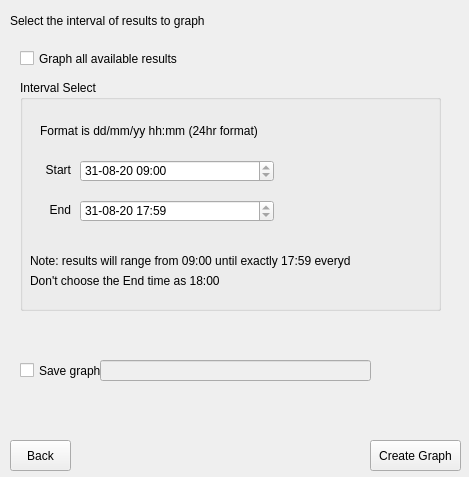
<?xml version="1.0" encoding="UTF-8"?>
<ui version="4.0">
 <class>MainWindow</class>
 <widget class="QMainWindow" name="MainWindow">
  <property name="geometry">
   <rect>
    <x>0</x>
    <y>0</y>
    <width>469</width>
    <height>477</height>
   </rect>
  </property>
  <property name="windowTitle">
   <string>Choose Time Interval</string>
  </property>
  <widget class="QWidget" name="centralwidget">
   <widget class="QPushButton" name="createGraphButton">
    <property name="geometry">
     <rect>
      <x>370</x>
      <y>440</y>
      <width>91</width>
      <height>31</height>
     </rect>
    </property>
    <property name="cursor">
     <cursorShape>PointingHandCursor</cursorShape>
    </property>
    <property name="text">
     <string>Create Graph</string>
    </property>
   </widget>
   <widget class="QLabel" name="label">
    <property name="geometry">
     <rect>
      <x>10</x>
      <y>10</y>
      <width>401</width>
      <height>21</height>
     </rect>
    </property>
    <property name="text">
     <string>Select the interval of results to graph</string>
    </property>
   </widget>
   <widget class="QPushButton" name="backButton">
    <property name="geometry">
     <rect>
      <x>10</x>
      <y>440</y>
      <width>61</width>
      <height>31</height>
     </rect>
    </property>
    <property name="cursor">
     <cursorShape>PointingHandCursor</cursorShape>
    </property>
    <property name="text">
     <string>Back</string>
    </property>
   </widget>
   <widget class="QCheckBox" name="graphAllCheckBox">
    <property name="geometry">
     <rect>
      <x>20</x>
      <y>50</y>
      <width>221</width>
      <height>17</height>
     </rect>
    </property>
    <property name="text">
     <string>Graph all available results</string>
    </property>
   </widget>
   <widget class="QCheckBox" name="saveGraphCheckBox">
    <property name="geometry">
     <rect>
      <x>20</x>
      <y>360</y>
      <width>81</width>
      <height>21</height>
     </rect>
    </property>
    <property name="text">
     <string>Save graph</string>
    </property>
   </widget>
   <widget class="QLineEdit" name="filenameLineEdit">
    <property name="enabled">
     <bool>false</bool>
    </property>
    <property name="geometry">
     <rect>
      <x>100</x>
      <y>360</y>
      <width>271</width>
      <height>21</height>
     </rect>
    </property>
    <property name="placeholderText">
     <string/>
    </property>
   </widget>
   <widget class="QGroupBox" name="groupBox">
    <property name="geometry">
     <rect>
      <x>20</x>
      <y>80</y>
      <width>421</width>
      <height>231</height>
     </rect>
    </property>
    <property name="title">
     <string>Interval Select</string>
    </property>
    <widget class="QLabel" name="label_4">
     <property name="geometry">
      <rect>
       <x>20</x>
       <y>40</y>
       <width>241</width>
       <height>21</height>
      </rect>
     </property>
     <property name="text">
      <string>Format is dd/mm/yy hh:mm (24hr format)</string>
     </property>
    </widget>
    <widget class="QDateTimeEdit" name="startDate">
     <property name="geometry">
      <rect>
       <x>60</x>
       <y>80</y>
       <width>194</width>
       <height>22</height>
      </rect>
     </property>
     <property name="dateTime">
      <datetime>
       <hour>9</hour>
       <minute>0</minute>
       <second>0</second>
       <year>2020</year>
       <month>8</month>
       <day>31</day>
      </datetime>
     </property>
     <property name="minimumDate">
      <date>
       <year>2020</year>
       <month>8</month>
       <day>31</day>
      </date>
     </property>
     <property name="maximumTime">
      <time>
       <hour>17</hour>
       <minute>59</minute>
       <second>0</second>
      </time>
     </property>
     <property name="minimumTime">
      <time>
       <hour>9</hour>
       <minute>0</minute>
       <second>0</second>
      </time>
     </property>
     <property name="currentSection">
      <enum>QDateTimeEdit::HourSection</enum>
     </property>
     <property name="displayFormat">
      <string>dd-MM-yy HH:mm</string>
     </property>
     <property name="calendarPopup">
      <bool>false</bool>
     </property>
    </widget>
    <widget class="QDateTimeEdit" name="endDate">
     <property name="geometry">
      <rect>
       <x>60</x>
       <y>120</y>
       <width>194</width>
       <height>22</height>
      </rect>
     </property>
     <property name="dateTime">
      <datetime>
       <hour>17</hour>
       <minute>59</minute>
       <second>0</second>
       <year>2020</year>
       <month>8</month>
       <day>31</day>
      </datetime>
     </property>
     <property name="time">
      <time>
       <hour>17</hour>
       <minute>59</minute>
       <second>0</second>
      </time>
     </property>
     <property name="minimumDate">
      <date>
       <year>2020</year>
       <month>8</month>
       <day>31</day>
      </date>
     </property>
     <property name="maximumTime">
      <time>
       <hour>17</hour>
       <minute>59</minute>
       <second>0</second>
      </time>
     </property>
     <property name="minimumTime">
      <time>
       <hour>9</hour>
       <minute>0</minute>
       <second>0</second>
      </time>
     </property>
     <property name="currentSection">
      <enum>QDateTimeEdit::HourSection</enum>
     </property>
     <property name="displayFormat">
      <string>dd-MM-yy HH:mm</string>
     </property>
     <property name="calendarPopup">
      <bool>false</bool>
     </property>
    </widget>
    <widget class="QLabel" name="label_2">
     <property name="geometry">
      <rect>
       <x>0</x>
       <y>80</y>
       <width>51</width>
       <height>20</height>
      </rect>
     </property>
     <property name="text">
      <string>Start</string>
     </property>
     <property name="alignment">
      <set>Qt::AlignRight|Qt::AlignTrailing|Qt::AlignVCenter</set>
     </property>
    </widget>
    <widget class="QLabel" name="label_3">
     <property name="geometry">
      <rect>
       <x>0</x>
       <y>120</y>
       <width>51</width>
       <height>20</height>
      </rect>
     </property>
     <property name="text">
      <string>End</string>
     </property>
     <property name="alignment">
      <set>Qt::AlignRight|Qt::AlignTrailing|Qt::AlignVCenter</set>
     </property>
    </widget>
    <widget class="QLabel" name="label_5">
     <property name="geometry">
      <rect>
       <x>10</x>
       <y>170</y>
       <width>321</width>
       <height>21</height>
      </rect>
     </property>
     <property name="text">
      <string>Note: results will range from 09:00 until exactly 17:59 everyday.</string>
     </property>
    </widget>
    <widget class="QLabel" name="label_6">
     <property name="geometry">
      <rect>
       <x>10</x>
       <y>190</y>
       <width>321</width>
       <height>21</height>
      </rect>
     </property>
     <property name="text">
      <string>Don't choose the End time as 18:00</string>
     </property>
    </widget>
   </widget>
  </widget>
 </widget>
 <resources/>
 <connections/>
</ui>
